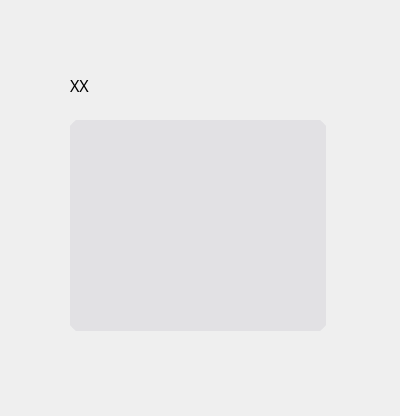
<?xml version="1.0" encoding="UTF-8"?>
<ui version="4.0">
 <class>borrowbook</class>
 <widget class="QWidget" name="borrowbook">
  <property name="geometry">
   <rect>
    <x>0</x>
    <y>0</y>
    <width>400</width>
    <height>416</height>
   </rect>
  </property>
  <property name="windowTitle">
   <string>Form</string>
  </property>
  <widget class="QLabel" name="label">
   <property name="geometry">
    <rect>
     <x>70</x>
     <y>70</y>
     <width>161</width>
     <height>31</height>
    </rect>
   </property>
   <property name="font">
    <font>
     <family>黑体</family>
     <pointsize>12</pointsize>
    </font>
   </property>
   <property name="text">
    <string>XX</string>
   </property>
  </widget>
  <widget class="QListView" name="listView">
   <property name="geometry">
    <rect>
     <x>70</x>
     <y>120</y>
     <width>256</width>
     <height>211</height>
    </rect>
   </property>
   <property name="styleSheet">
    <string notr="true">QListView {
	font: 25 9pt &quot;Microsoft YaHei&quot;;
	border: 15px solid #e2e1e4; /* 设置边框的大小，样式，颜色 */
	border-radius: 10px;
    background-color: #e2e1e4
}
QListView::item:hover {
	background-color: transparent;
	padding: 10px;
	border-left: 3px solid rgb(130, 130, 130);
}
QListView::item:selected {
	background-color: transparent;
	color: black;
	padding: 10px;
	border-left: 3px solid black;
}
QListView::item {
    height: 60px;
    background-color: #e2e1e4
}</string>
   </property>
  </widget>
 </widget>
 <resources/>
 <connections/>
</ui>
